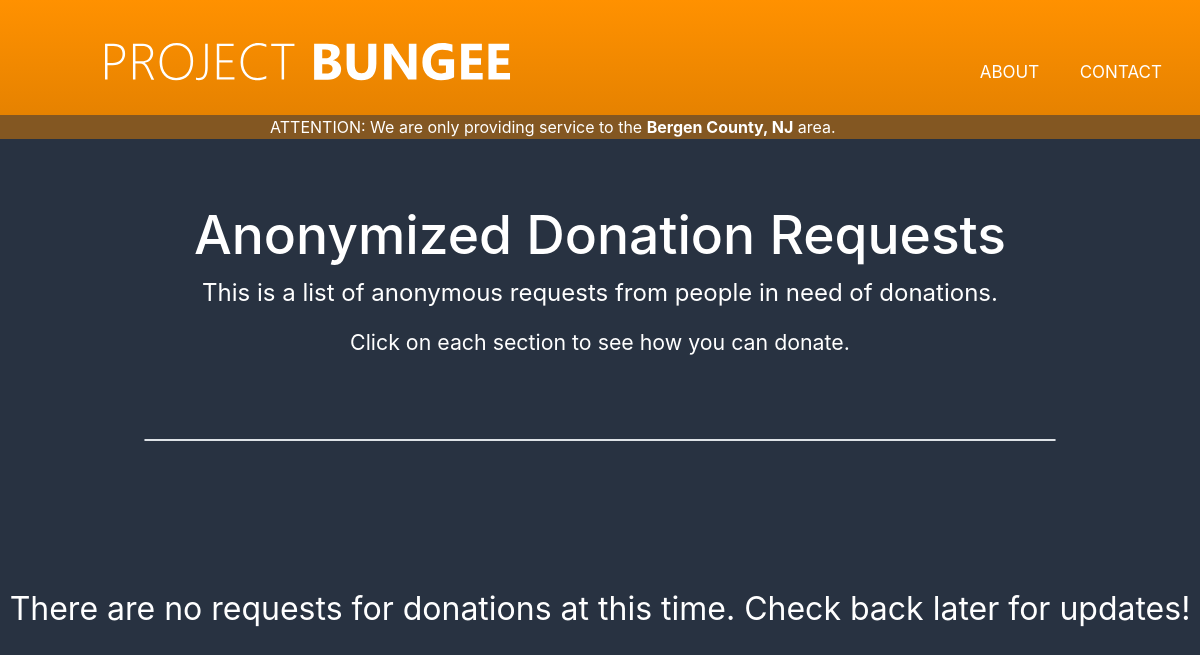
The page /donate/ on the database as committed earlier.
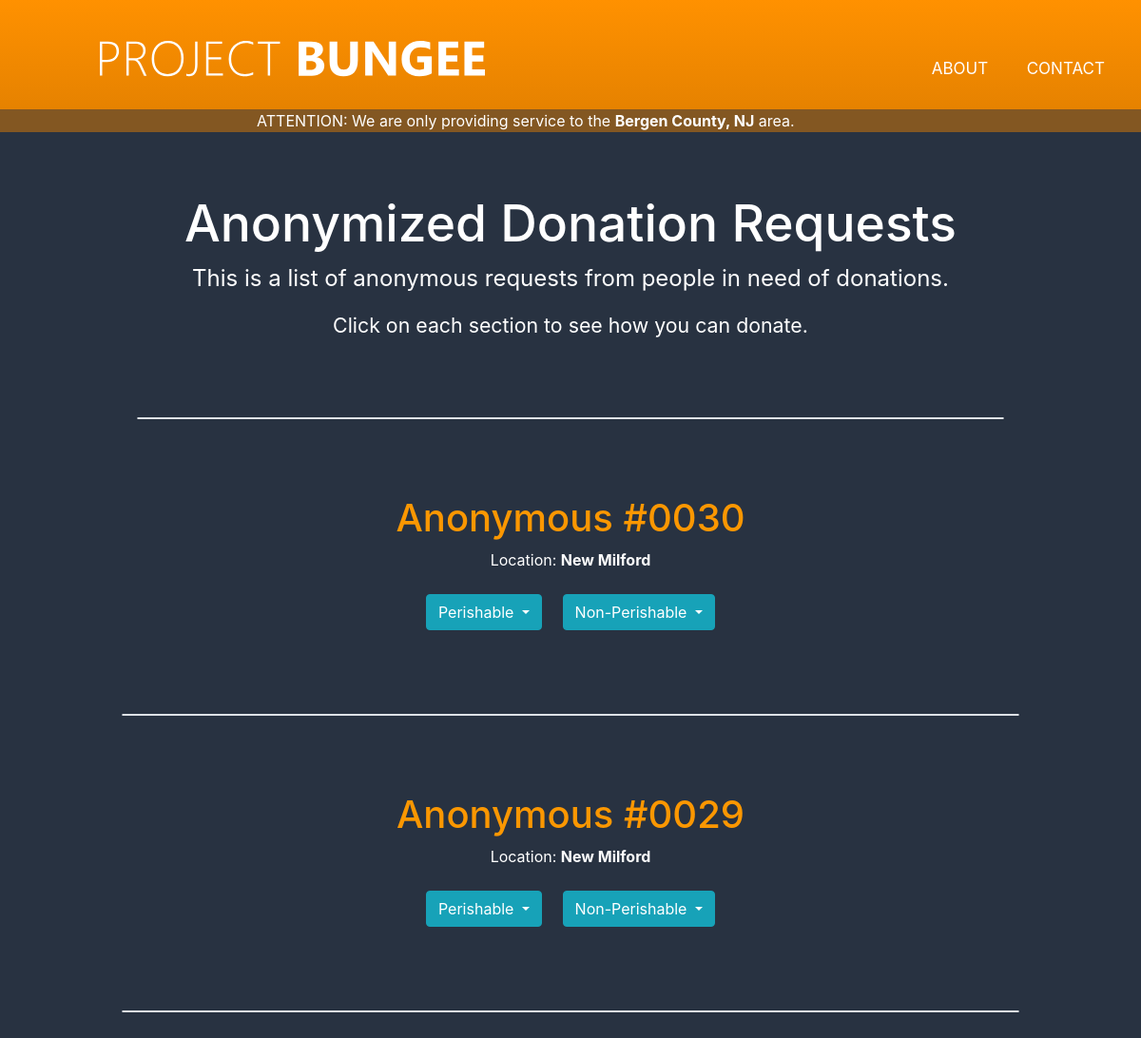
The same page on the database as committed later.
### need/models.py (models this page shows)
class Order(models.Model):
    name = models.CharField(max_length = 150)
    alias = models.CharField(max_length = 150, default="Anonymous")
    town = models.TextField(default='blank')
    address = models.TextField(default='blank')
    email = models.TextField(default='blank')
    number = models.TextField(default='blank')
    urgency = models.TextField(default='blank')
    Non_Perishable = models.TextField(default='blank')
    Perishable = models.TextField(default='Placeholder')
    terms = models.BooleanField(default=False)
    time = models.CharField(max_length=500,default='blank')
    featured = models.BooleanField(default=False)
    score = models.DecimalField(max_digits=10,decimal_places=5,default=0)

### need/views.py (the view)
# urls.py: path('donate/', order_list_view, name='donate'),
def order_list_view(request):
    queryset = Order.objects.all()
    approved = []
    for item in queryset:
        if item.featured == True:
            approved.append(item)
        else:
            continue
    sort_orders(approved)
    queryset = Order.objects.all().order_by('score')
    queryset = queryset.reverse()
    approved = []
    for item in queryset:
        if item.featured == True:
            approved.append(item)
        else:
            continue
    Non_Perishable = []
    Perishable = []
    for item in approved:
        Non_Perishable.append((item.Non_Perishable).split(","))
        Perishable.append((item.Perishable).split(","))
    for (obj,item,item_two) in zip(approved,Non_Perishable,Perishable):
        obj.Non_Perishable = item
        obj.Perishable = item_two
        obj.town = (obj.town).title()
    list_length = len(approved)
    context = {
        "object_list": approved,
        "non-perishable": Non_Perishable,
        "length": list_length,
    }
    return render(request, "donation_list.html", context)

### need/sort.py (called while the page is built)
def sort_orders(queryset):
    new_sorted = {}
    i = 0
    for item in queryset:
        i += 1
        urgency_weight = (int(item.urgency) * 0.7)
        position_weight = (len(queryset) - (i))*0.3
        name = item.name
        new_sorted[name] = urgency_weight + position_weight
    pointer = 0
    unique_id = 0
    for item in new_sorted:
        if item == queryset[pointer].name:
            Order.objects.filter(name=item).update(alias=(str(unique_id) + str(unique_id) + str(queryset[pointer].id)))
            Order.objects.filter(name=item).update(score=new_sorted[item])
            pointer += 1
        else:
            pointer += 1
            continue
    return new_sorted

### templates/donation_list.html (shortened to what this page needs)
{% extends 'base.html' %}
{% block content %}
<div class="title">
    <h1 id="list-title" >Anonymized Donation Requests</h1>
    <p id="big-paragraph" >This is a list of anonymous requests from people in need of donations.</p>
    <p id="lil-paragraph" >Click on each section to see how you can donate.</p>
    <hr class="border">
</div>
<body class="background">
    <div style="text-align: center; color: white;">
    {% if length == 0 %}
        <p id="no-donations" style="margin-top: 9rem; margin-bottom: 13.9rem;">There are no requests for donations at this time. Check back later for updates! </p>
    {% endif %}
        {% for instance in object_list %}
        <div class="anonymous-section">
            <a href="/donate/{{ instance.id }}" style="color: white;"><h1 style="color:#ff9900fb;">Anonymous #{{ instance.alias }}</h1></a>
            <p>Location: <b>{{ instance.town }}</b> </p>
            <div class="items">
                <div class="btn-group" style="padding: 0.5rem;">
                    <button type="button" class="btn btn-info dropdown-toggle" data-toggle="dropdown" aria-haspopup="true" aria-expanded="false">
                    Perishable
                    </button>
                </div>
                <div class="btn-group" style="padding: 0.5rem;">
                    <button type="button" class="btn btn-info dropdown-toggle" data-toggle="dropdown" aria-haspopup="true" aria-expanded="false">
                    Non-Perishable
                    </button>
                </div>
            </div>
            <hr class="border">
        </div>
        {% endfor %}
    </div>
</body>
{% endblock %}

### templates/base.html (shortened to what this page needs)
{% load static %}
<!DOCTYPE html>
<html lang="en" dir="ltr">
  <head>
    <link rel="stylesheet" type="text/css" href="{% static 'css/style.css' %}">
    <link rel="stylesheet" href="{% static 'bootstrap/css/bootstrap.min.css' %}">
  </head>
<body>
    <nav>
      <label class="logo">
        <a class="main-home" href="/">
          <img class="image-wide" src="{% static 'css/logo-wide.svg' %}" href="index.html" style="margin-top: 1rem;">
        </a>
      </label>
      <ul id="tab">
        <li><a href="#">About</a></li>
        <li><a href="/contact">Contact</a></li>
      </ul>
    </nav>
</body>
<body>
  <p class="attention" >ATTENTION: We are only providing service to the <b>Bergen County, NJ</b> area.</p>
    {% block content %}{% endblock %}
</body>
</html>

### static/css/style.css (style rules this page uses)
* { padding: 0; margin: 0; text-decoration: none; list-style: none; box-sizing: border-box; }
body { font-family: 'Segoe UI', Tahoma, Geneva, Verdana, sans-serif; }
nav { background: linear-gradient(#ff9100,#e68200); height: 115px; width: 100%; }
label.logo { color: white; font-size: 35px; line-height: 80px; font-weight: bold; }
.image-wide { width: 440px; margin-left: 6rem; margin-top: .4rem; }
nav ul { float: right; margin-right: 20px; margin-top: 2rem; }
nav ul li { display: inline-block; line-height: 80px; margin: 0 5px; }
nav ul li a { color: white; font-size: 17px; padding: 7px 13px; border-radius: 3px; text-transform: uppercase; }
.attention { font-size: 12pt; text-align: center; color: white; padding-left: 9rem; background-color: #e67f007a; }
#lil-paragraph { font-size:16pt; }
#big-paragraph { font-size: 18pt; }
#list-title { font-size: 40pt; }

### templates/donation_list.html (style rules this page uses)
.anonymous-section { margin: 3rem; }
.items { font-size: 15pt; }
.border { margin: 5rem; border-top: 8px solid rgb(119, 119, 119); border-radius: 3px; }
.background { background-color: rgb(40, 50, 65); }
.title { text-align: center; color: white; margin: 4rem; margin-bottom: 5rem; }

Rows that differ between the two databases and show on the page:
now on this page (row edited): Order: alias "0030", town "New Milford"
now on this page (row edited): Order: alias "0029", town "New Milford"
Other text that changed with them:
text no longer shown: "There are no requests for donations at this time. Check back later for updates!"
